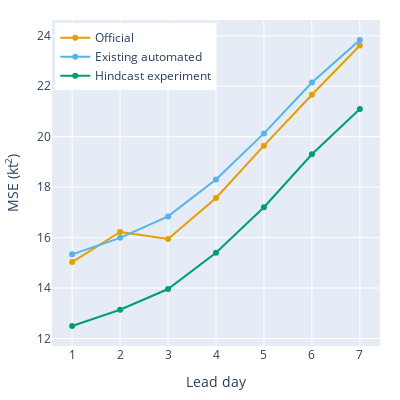

The notebook cell this image was saved under:
### Code cell
official_line_colour = "rgba(230,159,0,1)"
autofcst_line_colour = "rgba(86,180,233,1)"
hindcast_line_colour = "#009E73"

# Left subfigure. WindMax experiment
figure = go.Figure()
figure.add_trace(
    go.Scatter(
        x=official_max_exp_mse.lead_day,
        y=official_max_exp_mse.values,
        line=dict(color=official_line_colour),
        name="Official",
    )
)
figure.add_trace(
    go.Scatter(
        x=autofcst_max_exp_mse.lead_day,
        y=autofcst_max_exp_mse.values,
        line=dict(color=autofcst_line_colour),
        name="Existing automated",
    )
)
figure.add_trace(
    go.Scatter(
        x=hindcast_max_exp_mse.lead_day,
        y=hindcast_max_exp_mse.values,
        line=dict(color=hindcast_line_colour),
        name="Hindcast experiment",
    )
)
figure.update_layout(
    legend=dict(x=0.01, y=0.99),
    height=400,
    width=400,
    margin=go.layout.Margin(
        l=20,  # left margin
        r=20,  # right margin
        b=20,  # bottom margin
        t=20,  # top margin
    ),
)
figure.update_yaxes(title_text="MSE (kt<sup>2</sup>)")
figure.update_xaxes(title_text="Lead day", tickmode="linear", tick0=0, dtick=1)

### Figure 1 — Plotly figure (JSON) as saved in the notebook; plotly's stock layout.template omitted (floating-point values rounded to 4 significant figures)
{"data": [{"line": {"color": "rgba(230,159,0,1)"}, "name": "Official", "type": "scatter", "x": [1, 2, 3, 4, 5, 6, 7], "y": [15.03, 16.22, 15.95, 17.57, 19.65, 21.66, 23.61]}, {"line": {"color": "rgba(86,180,233,1)"}, "name": "Existing automated", "type": "scatter", "x": [1, 2, 3, 4, 5, 6, 7], "y": [15.33, 15.99, 16.84, 18.3, 20.13, 22.15, 23.83]}, {"line": {"color": "#009E73"}, "name": "Hindcast experiment", "type": "scatter", "x": [1, 2, 3, 4, 5, 6, 7], "y": [12.5, 13.14, 13.96, 15.4, 17.2, 19.3, 21.1]}], "layout": {"height": 400, "legend": {"x": 0.01, "y": 0.99}, "margin": {"b": 20, "l": 20, "r": 20, "t": 20}, "width": 400, "xaxis": {"dtick": 1, "tick0": 0, "tickmode": "linear", "title": {"text": "Lead day"}}, "yaxis": {"title": {"text": "MSE (kt<sup>2</sup>)"}}}}
